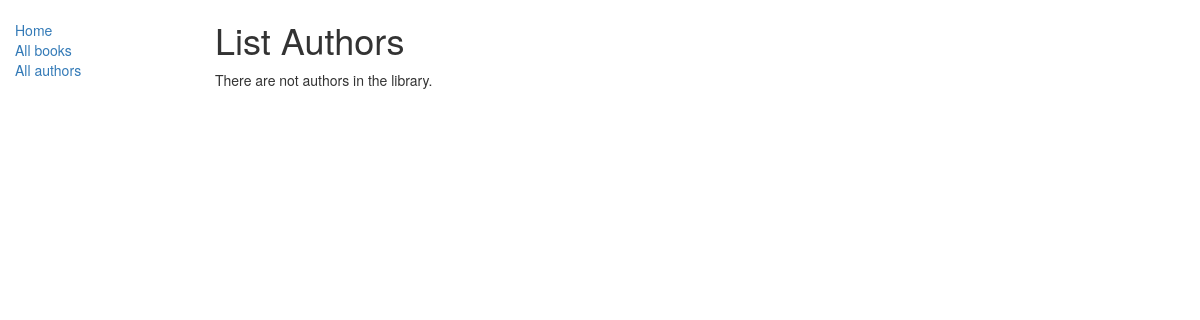
The app's page /catalog/authors/, older data.
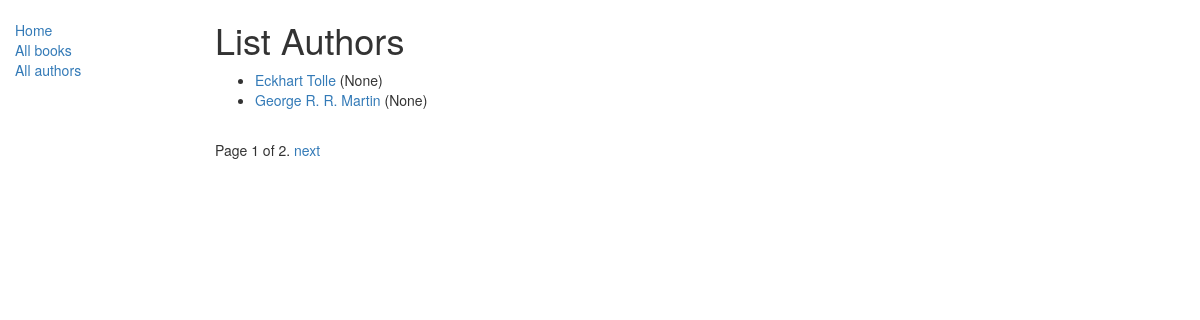
The same page, newer data.
### catalog/models.py (models this page shows, shortened)
class Author(models.Model):
    name = models.CharField(max_length=50)
    date_of_birth = models.DateField(null=True, blank=True)
    date_of_death = models.DateField('Dead', null=True, blank=True)
    def get_absolute_url(self):
        return reverse("author-detail", args=[str(self.id)])
    class Meta:
        ordering=["name"]

### catalog/views.py (the view)
# urls.py: path('authors/', views.AuthorListView.as_view(), name='authors'),
class AuthorListView(generic.ListView):
    model = Author
    paginate_by = 2

### catalog/templates/catalog/author_list.html
{% extends "base_generic.html" %}
{% block content %}
    <h1>List Authors</h1>
    {% if author_list %}
    <ul>
        {% for author in author_list %}
        <li>
            <a href='{{author.get_absolute_url}}'>{{author.name}}</a> ({{author.date_of_birth}})
        </li>
        {% endfor %}
    </ul>
    {% else %}
        <p>There are not authors in the library.</p>
    {%endif%}
{% endblock %}

Row changes from the older to the newer data that the page shows:
added Author: name "Eckhart Tolle", date_of_birth "None"
added Author: name "George R. R. Martin", date_of_birth "None"
Text that changed along with them:
{{ page_obj.number }}: (not shown) → "1"
{{ page_obj.paginator.num_pages }}: (not shown) → "2"
text no longer shown: "There are not authors in the library."
text now shown: "Page of . next"
